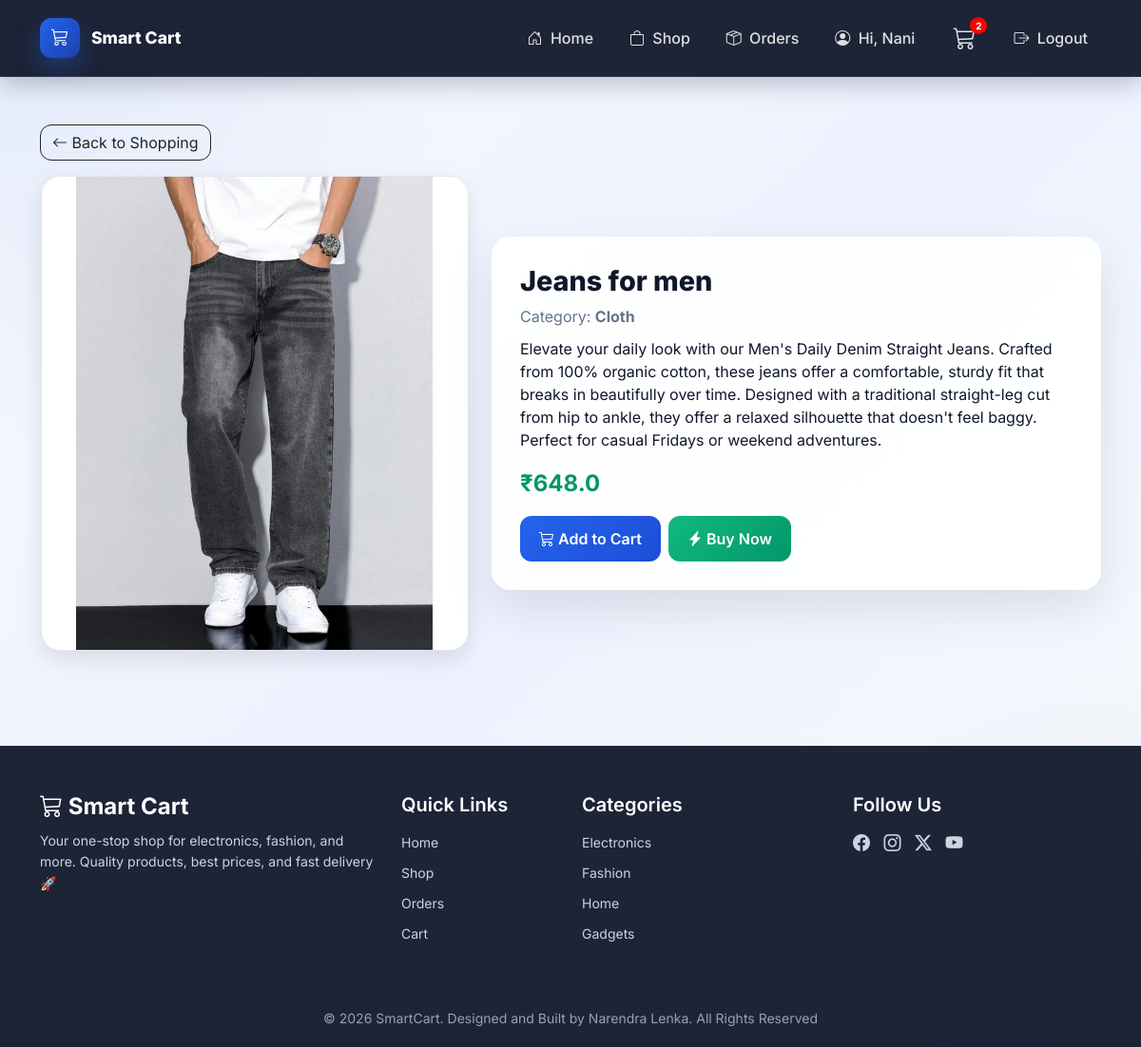
The page /user/product/2 (signed in) on the database its author committed.
### tables this page shows
CREATE TABLE products (
        product_id INTEGER PRIMARY KEY AUTOINCREMENT,
        name TEXT,
        description TEXT,
        category TEXT,
        price REAL,
        image TEXT,
        admin_id INTEGER,
        status TEXT DEFAULT 'active',
        FOREIGN KEY (admin_id) REFERENCES admin(admin_id)
    );

### app.py (the view)
@app.route('/user/product/<int:product_id>')
def user_product_details(product_id):
    if 'user_id' not in session:
        flash("Please login!", "danger")
        return redirect('/user-login')
    conn = get_db_connection()
    cursor = conn.cursor()
    cursor.execute("SELECT * FROM products WHERE product_id = ?", (product_id,))
    product = cursor.fetchone()
    cursor.close()
    conn.close()
    if not product:
        flash("Product not found!", "danger")
        return redirect('/user/products')
    return render_template("user/product_details.html", product=product)

### app.py (called while the page is built)
def get_db_connection():
    conn = sqlite3.connect("smartcart.db")
    conn.row_factory = sqlite3.Row
    conn.execute("PRAGMA foreign_keys = ON")
    return conn

@app.context_processor
def inject_cart_count():
    cart = session.get('cart', {})
    cart_count = sum(item['quantity'] for item in cart.values())
    return dict(cart_count=cart_count)

@app.context_processor
def inject_cart_count():
    if 'user_id' not in session:
        return dict(cart_count=0)
    conn = get_db_connection()
    cursor = conn.cursor()
    cursor.execute("""
        SELECT COUNT(*) AS count
        FROM cart
        WHERE user_id = ?
    """, (session['user_id'],))
    result = cursor.fetchone()
    cursor.close()
    conn.close()
    return dict(cart_count=result['count'] if result else 0)

### templates/user/product_details.html (shortened to what this page needs)
{% extends "user/base_user.html" %}
{% block content %}
<div class="wrapper">
    <div class="container">
        <div class="mb-3">
            <a href="/user/products" class="btn btn-outline-dark">
                <i class="bi bi-arrow-left"></i> Back to Shopping
            </a>
        </div>
        <div class="row g-4 align-items-center">
            <div class="col-md-5 text-center">
                <img src="/static/uploads/product_images/{{ product.image }}" class="product-image">
            </div>
            <div class="col-md-7">
                <div class="product-card">
                    <h2 class="product-title">{{ product.name }}</h2>
                    <p class="product-meta">
                        Category: <strong>{{ product.category }}</strong>
                    </p>
                    <p>{{ product.description }}</p>
                    <div class="price">₹{{ product.price }}</div>
                    <div class="mt-3 d-flex gap-2 flex-wrap">
                        <form action="{{ url_for('add_to_cart', product_id=product.product_id) }}" method="POST">
                            <button class="btn btn-primary">
                                <i class="bi bi-cart3"></i> Add to Cart
                            </button>
                        </form>
                        <form action="{{ url_for('buy_now', product_id=product.product_id) }}" method="POST">
                            <button class="btn btn-success">
                                <i class="bi bi-lightning-charge-fill"></i> Buy Now
                            </button>
                        </form>
                    </div>
                </div>
            </div>
        </div>
    </div>
</div>
{% endblock %}

### templates/user/base_user.html (style rules this page uses)
:root { --primary: #0f172a; --accent: #2563eb; --accent-hover: #1d4ed8; --text-dark: #0f172a; --text-muted: #64748b; }
html, body { min-height: 100%; margin: 0; font-family: 'Inter', sans-serif; background: radial-gradient(circle at top left, rgba(37, 99, 235, 0.10), transparent 30%), radial-gradient(circle at bottom right, rgba(15, 23, 42, 0.08), transparent 25%), linear-gradient(135deg, #f8fafc, #eef2ff, #f8fafc); color: var(--text-dark); }
body { display: flex; flex-direction: column; min-height: 100vh; }

### templates/user/product_details.html (style rules this page uses)
:root { --primary: #0f172a; --accent: #2563eb; --accent-hover: #1d4ed8; --text-muted: #64748b; --card-bg: rgba(255, 255, 255, 0.96); }
.wrapper { padding: 30px 15px 40px; }
.product-card { background: var(--card-bg); border-radius: 20px; padding: 30px; box-shadow: 0 20px 50px rgba(0, 0, 0, 0.1); }
.product-image { width: 100%; max-width: 450px; height: 500px; border-radius: 20px; border: 1px solid #e2e8f0; box-shadow: 0 10px 25px rgba(0, 0, 0, 0.1); object-fit: contain; background: white; }
.product-title { font-weight: 800; font-size: 1.8rem; }
.product-meta { color: var(--text-muted); margin-bottom: 10px; }
.price { font-size: 1.5rem; font-weight: 700; color: #059669; }
.btn-primary { background: linear-gradient(135deg, var(--accent), var(--accent-hover)); border: none; border-radius: 12px; padding: 12px 20px; font-weight: 600; }
.btn-outline-dark { border-radius: 12px; }
.btn-success { background: linear-gradient(135deg, #10b981, #059669); border: none; border-radius: 12px; padding: 12px 20px; font-weight: 600; color: white; }

### rows shown on the page
products: image (picture), name "Jeans for men", category "Cloth", description "Elevate your daily look with our Men's Daily Denim Straight Jeans. Crafted from 100% organic cotton, these jeans offer a comfortable, sturdy fit that breaks in beautifully over time. Designed with a traditional straight-leg cut from hip to ankle, they offer a relaxed silhouette that doesn't feel baggy. Perfect for casual Fridays or weekend adventures.", price "648.0"

### other values the page prints
{{ session.get('user_name', 'Profile') }} "Nani"
{{ cart_count if cart_count else 0 }} "2"
